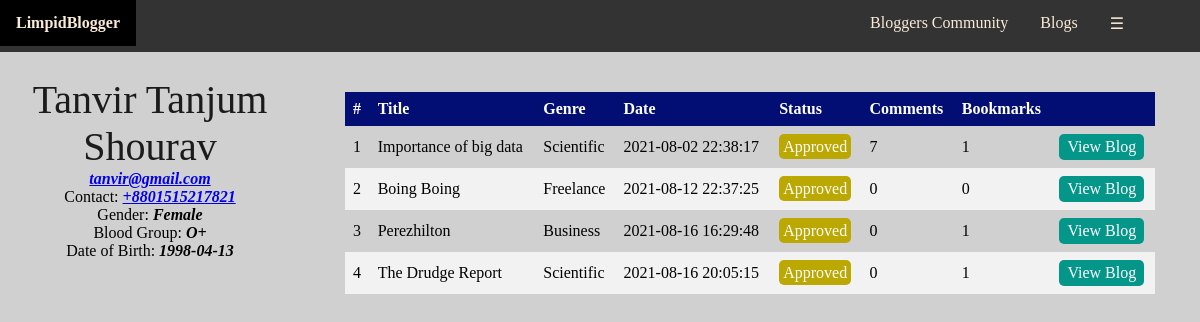
The page /views/Blogger/BloggerProfile.php?id=1 (signed in) on the database its author committed.
### tables this page shows
CREATE TABLE `bloggers` (
  `id` int(11) NOT NULL,
  `name` varchar(255) NOT NULL,
  `contact` varchar(255) NOT NULL,
  `blood_group` varchar(255) NOT NULL,
  `gender` varchar(255) NOT NULL,
  `birth_date` date NOT NULL,
  `login_id` int(11) NOT NULL
);

CREATE TABLE `blogs` (
  `id` int(11) NOT NULL,
  `title` varchar(255) NOT NULL,
  `content` text NOT NULL,
  `post_time` datetime NOT NULL DEFAULT current_timestamp(),
  `comment_count` int(11) DEFAULT 0,
  `bookmark_count` int(11) DEFAULT 0,
  `category_id` int(11) NOT NULL,
  `blogstatus_id` int(11) NOT NULL,
  `blogged_by` int(11) NOT NULL
);

CREATE TABLE `categories` (
  `id` int(11) NOT NULL,
  `category` varchar(255) NOT NULL
);

CREATE TABLE `blogstatus` (
  `id` int(11) NOT NULL,
  `status` varchar(255) NOT NULL
);

### models/DBC.php (called while the page is built, shortened)
<?php
$serverName="localhost";
$userName="root";
$password="";
$dbName="limpidbloggers_db";
function get($query)
{
	$data=array();
	global $serverName,$userName,$password,$dbName;
	try
	{
		$conn=mysqli_connect($serverName,$userName,$password,$dbName);
		$result=mysqli_query($conn,$query);
		if(mysqli_num_rows($result) > 0)
		{
			while($row=mysqli_fetch_assoc($result))
			{
				$entity=array();
				foreach($row as $k=>$v)
				{
					$entity[$k]=$row[$k];
				}
				$data[]=$entity;
			}
		}
		return $data;
	}
	catch (Exception $e)
	{
		throw $e->getMessage();
		return $data;
		mysqli_close($conn);
	}
}
?>

### models/BloggerModel.php (called while the page is built, shortened)
<?php
require_once 'DBC.php';
function getBloggersInfoAlongBlogsByBloggerID($data)
{
	$result = null;
	try
	{
		$query = "SELECT bloggers.*, logins.email AS email, blogs.id AS blog_id, blogs.title, blogs.content, blogs.post_time, blogs.comment_count, blogs.bookmark_count, blogstatus.status AS blog_status, categories.category FROM `bloggers` ";
		$query .= "LEFT JOIN `logins` ON bloggers.login_id = logins.id ";
		$query .= "LEFT JOIN `blogs` ON bloggers.id = blogs.blogged_by ";
		$query .= "LEFT JOIN `blogstatus` ON blogs.blogstatus_id = blogstatus.id ";
		$query .= "LEFT JOIN `categories` ON blogs.category_id = categories.id ";
		$query .= "WHERE bloggers.id = $data;";
		$result=get($query);
		if($result != null)
		{
			return $result;
		}
		else
		{
			return $result;
		}
	}
	catch(Exception $e)
	{
		throw $e->getMessage();
		return $result;
	}
}
?>

### controllers/BloggerProfileController.php (the view, shortened to what this page needs)
<?php
require_once '../../models/BloggerModel.php';
$id = $_GET['id'];
$allData = getBloggersInfoAlongBlogsByBloggerID($id);
function loadBloggersPosts()
{
    global $allData;
    $content = "";
    $Sl = 1;
    if(sizeof($allData) > 0 && $allData != null)
    {
        if($allData[0]['title']!=null)
        {
            foreach($allData as $data)
            {
                if($data['blog_status'] == "Approved")
                {
                    $content .= '<tr>';
                    $content .=        '<td>'.$Sl.'</td>';
                    $content .=        '<td>'.$data["title"].'</td>';
                    $content .=        '<td>'.$data["category"].'</td>';
                    $content .=        '<td>'.$data["post_time"].'</td>';
                    $content .=        '<td><span class="attenText1">'.$data["blog_status"].'</span></td>';
                    $content .=        '<td>'.$data["comment_count"].'</td>';
                    $content .=        '<td>'.$data["bookmark_count"].'</td>';
                    $content .=        '<td align="middle"><a class="linkBtn1" href="https://localhost/LimpidBloggers/views/Common/Blog.php?id='.$data["blog_id"].'">View Blog</a></td>';
                    $content .='</tr>';
                    $Sl += 1;
                }
            }
        }
        else
        {
            $content .= '<tr><td colspan="6" align="middle"><h2 class="error2">NO BLOGS FOUND.</h2></td></tr>';
        }
    }
    else
    {
        $content .= '<tr><td colspan="6" align="middle"><h2 class="error2">NO BLOGS FOUND.</h2></td></tr>';
    }
    echo $content;
}
?>

### views/Blogger/BloggerProfile.php (shortened to what this page needs)
<?php
include "../../controllers/BloggerProfileController.php";
?>
<!DOCTYPE html>
<html>
    <head>
        <link rel="stylesheet" href="https://localhost/LimpidBloggers/assets/css/navigationbar.css">
        <link rel="stylesheet" href="https://localhost/LimpidBloggers/assets/css/divs.css">
        <link rel="stylesheet" href="https://localhost/LimpidBloggers/assets/css/texts.css">
        <link rel="stylesheet" href="https://localhost/LimpidBloggers/assets/css/forms.css">
        <link rel="stylesheet" href="https://localhost/LimpidBloggers/assets/css/buttons.css">
        <link rel="stylesheet" href="https://localhost/LimpidBloggers/assets/css/tables.css">
    </head>
    <body>
        <form method="POST">
            <?php
            if($_SESSION['loginInfo']['usertype_id'] == 1)
            {
                include "../Admin/navbar.php";
            }
            ?>
            <div>
            <div class="remainDiv2">
                <div style="padding-top: 3vh;"></div>
                <div style="width: calc(25%); float: left; text-align:center;">
                    <span class="blogTitle"><?php echo $allData[0]["name"]; ?></span>
                    <br>
                    <b><i><a href="mailto:<?php echo $allData[0]["email"]; ?>"><?php echo $allData[0]["email"]; ?></a></i></b>
                    <br>
                    Contact: <b><i><a href="tel:<?php echo $allData[0]["contact"]; ?>"><?php echo $allData[0]["contact"]; ?></a></i></b>
                    <br>
                    Gender: <b><i><?php echo $allData[0]["gender"]; ?></i></b>
                    <br>
                    Blood Group: <b><i><?php echo $allData[0]["blood_group"]; ?></i></b>
                    <br>
                    Date of Birth: <b><i><?php echo $allData[0]["birth_date"]; ?></i></b>
                    <br>
                    <br>
                </div>
                <div style="width: calc(75%); float: right; overflow-y:scroll">
                   <div style="padding-top: 2vh;"></div>
                    <center>
                        <table class="table2">
                            <thead>
                                <th>#</th>
                                <th>Title</th>
                                <th>Genre</th>
                                <th>Date</th>
                                <th>Status</th>
                                <th>Comments</th>
                                <th>Bookmarks</th>
                                <th></th>
                            </thead>
                            <tbody>
                                <?php
                                    if($_SESSION['loginInfo']['usertype_id'] == 3 && unserialize($_COOKIE['userInfo'])['id'] == $id)
                                    {
                                        loadBloggersPostsMyPanel();
                                    }
                                    else
                                    {
                                        loadBloggersPosts();
                                    }
                                ?>
                            </tbody>
                        </table>
                    </center>
                </div>
            </div>
        </form>
    </body>
</html>

### assets/css/navigationbar.css (style rules this page uses)
body { margin:0; }

### assets/css/divs.css (style rules this page uses)
.remainDiv2 { width: 100%; height: 93.5vh; position: relative; overflow: auto; background-position: center; background-color: rgba(201, 200, 200, 0.849); text-align: center; vertical-align: middle; }

### assets/css/texts.css (style rules this page uses)
.blogTitle { text-decoration: wavy; font-family: 'Times New Roman', Times, serif; font-size: 40px; text-align: center; color: rgb(27, 27, 27); }
.attenText1 { background-color: #bba803; color: white; padding: 4px 4px; text-align: center; text-decoration: none; border-radius: 5px; }

### assets/css/buttons.css (style rules this page uses)
.linkBtn1:link, .linkBtn1:visited { background-color: #05968a; color: white; padding: 4px 8px; text-align: center; text-decoration: none; display: inline-block; border-radius: 5px; }

### assets/css/tables.css (style rules this page uses)
.table2 { border-collapse: collapse; width: calc(90%); }
.table2 th, .table2 td { text-align: left; padding: 8px; }
.table2 tr:nth-child(even) { background-color: #f2f2f2 }
.table2 th { background-color: #030e75; color: white; }

### rows shown on the page
bloggers: name "Tanvir Tanjum Shourav", contact "+8801515217821", gender "Female", blood_group "O+", birth_date "1998-04-13", blogs.title "Importance of big data", categories.category "Scientific", blogs.post_time "2021-08-02 22:38:17", blogstatus.status "Approved", blogs.comment_count "7", blogs.bookmark_count "1", blogs.title "Boing Boing", categories.category "Freelance", blogs.post_time "2021-08-12 22:37:25", blogs.comment_count "0", blogs.bookmark_count "0", blogs.title "Perezhilton", categories.category "Business", blogs.post_time "2021-08-16 16:29:48", blogs.title "The Drudge Report", blogs.post_time "2021-08-16 20:05:15"

### other values the page prints
$allData[0]["email"] "tanvir@gmail.com"
